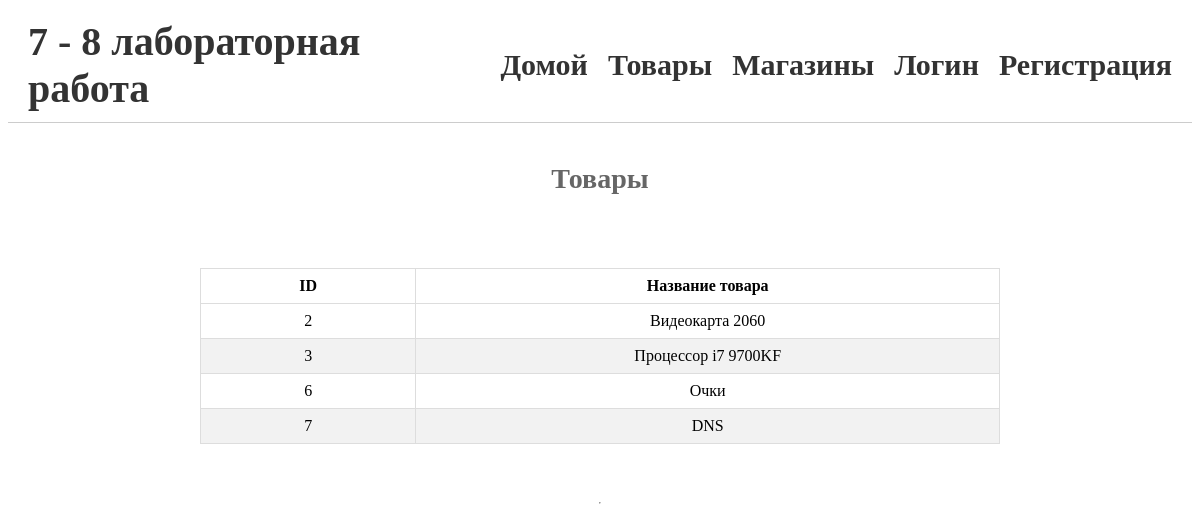
Page /items/ on the earlier database version.
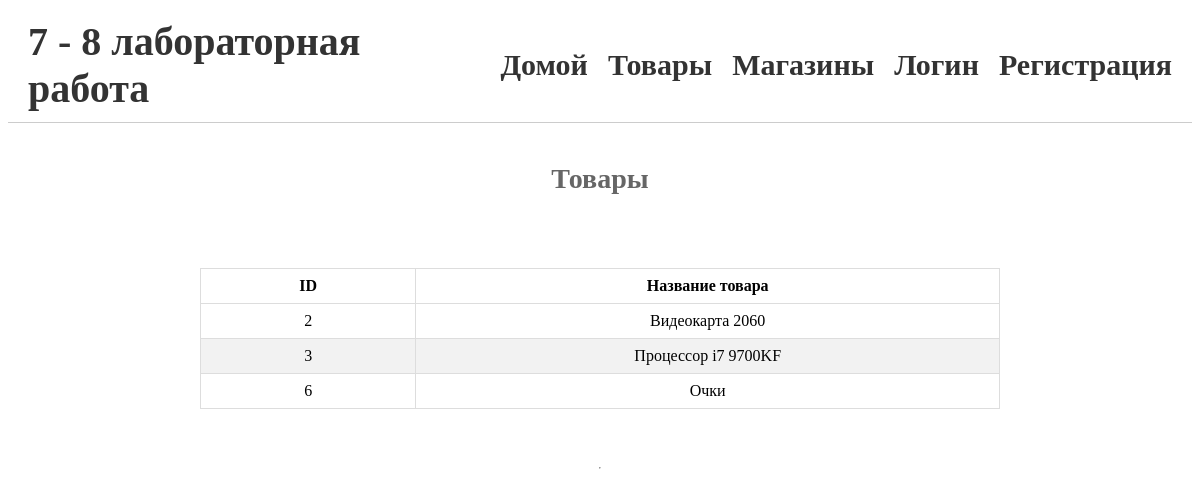
Same page on the later database version.
### polls/models.py (models this page shows, shortened)
class Item(models.Model):
    name = models.CharField(max_length=255)

### polls/views.py (the view)
# urls.py: path('items/', item_list, name='item_list'),
def item_list(request):
    items = Item.objects.all()
    form = ItemForm(request.POST or None)
    if form.is_valid():
        form.save()
        return redirect('item_list')
    return render(request, 'item_list.html', {'items': items, 'form': form})

### templates/item_list.html (shortened to what this page needs)
{% extends 'base.html' %}
{% block content %}
<h2>Товары</h2>
<table>
    <thead>
    <tr>
        <th>ID</th>
        <th>Название товара</th>
    </tr>
    </thead>
    <tbody>
    {% for item in items %}
    <tr>
        <td>{{ item.id }}</td>
        <td>{{ item.name }}</td>
    </tr>
    {% empty %}
    <tr>
        <td colspan="5">Таблица пустая</td>
    </tr>
    {% endfor %}
    </tbody>
</table>
<hr>
{% endblock %}

Differences in the rows shown:
removed Item: id "7", name "DNS"
